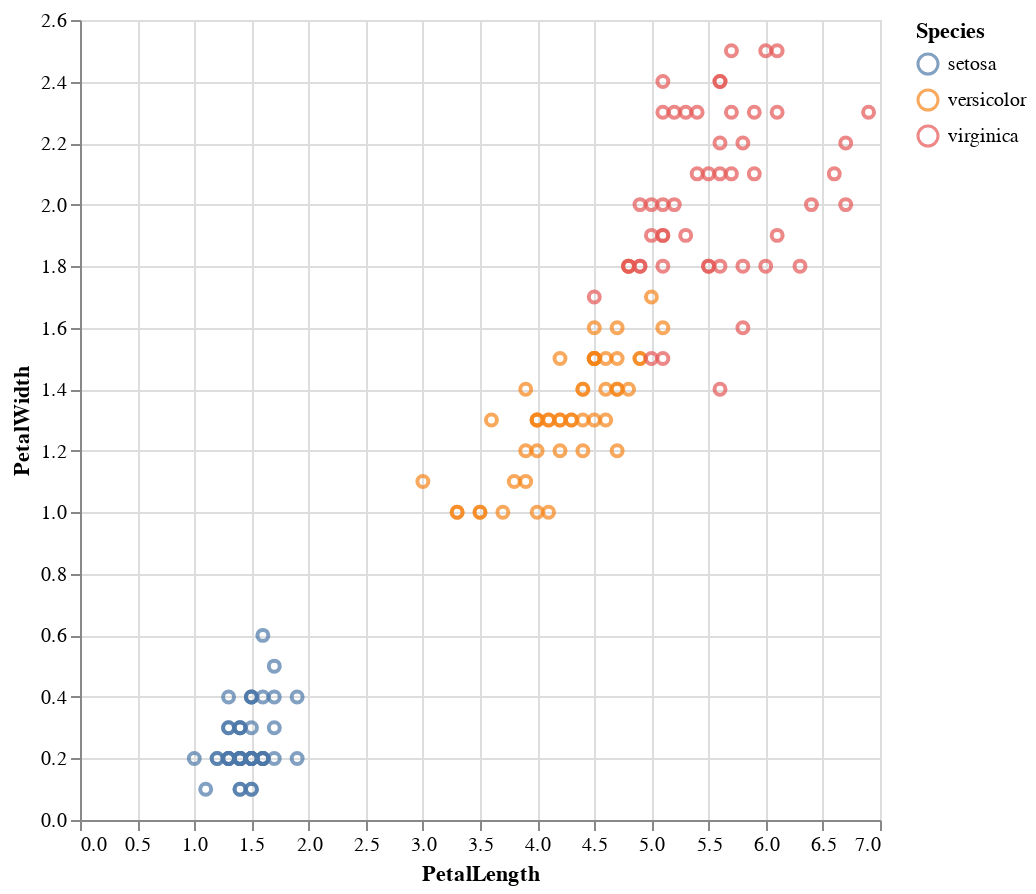

Notebook code cell kept with this figure:
### Code cell
iris |> @vlplot(
  :point,
  x=:PetalLength,
  y=:PetalWidth,
  color="Species:n",
  width = 400,
  height=400
)

### Figure 1 — Vega-Lite specification as saved in the notebook (floating-point values rounded to 4 significant figures; data arrays with more than 128 entries replaced by an {"elided": "..."} marker saying what was removed)
{"data": {"values": {"elided": "150 records"}}, "encoding": {"color": {"field": "Species", "type": "nominal"}, "x": {"field": "PetalLength", "type": "quantitative"}, "y": {"field": "PetalWidth", "type": "quantitative"}}, "height": 400, "mark": "point", "width": 400}
